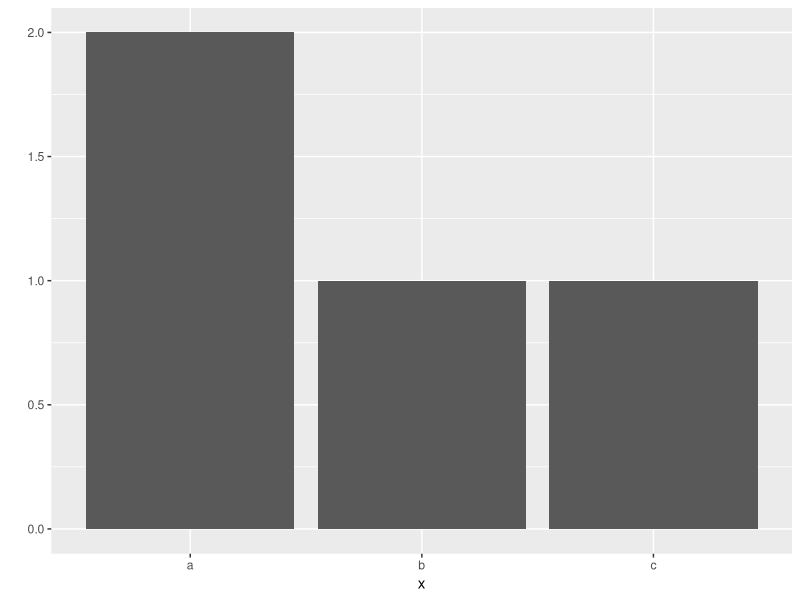
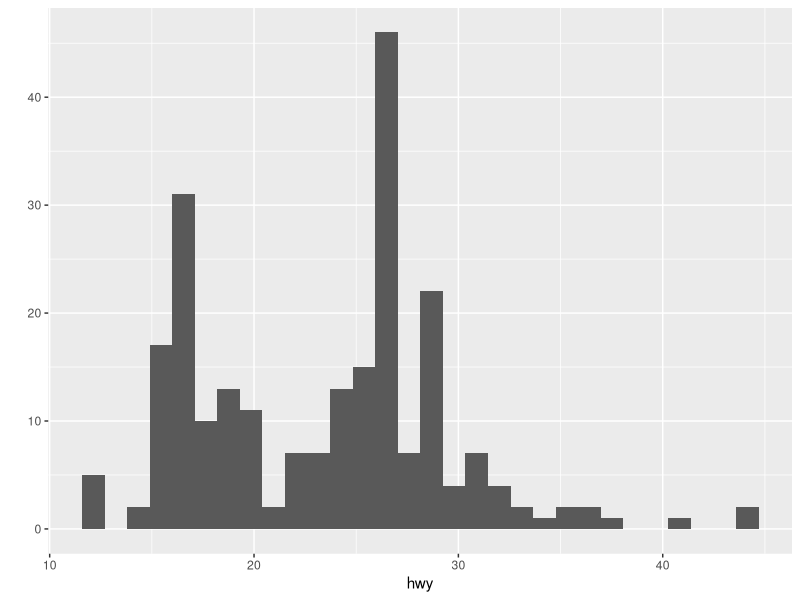
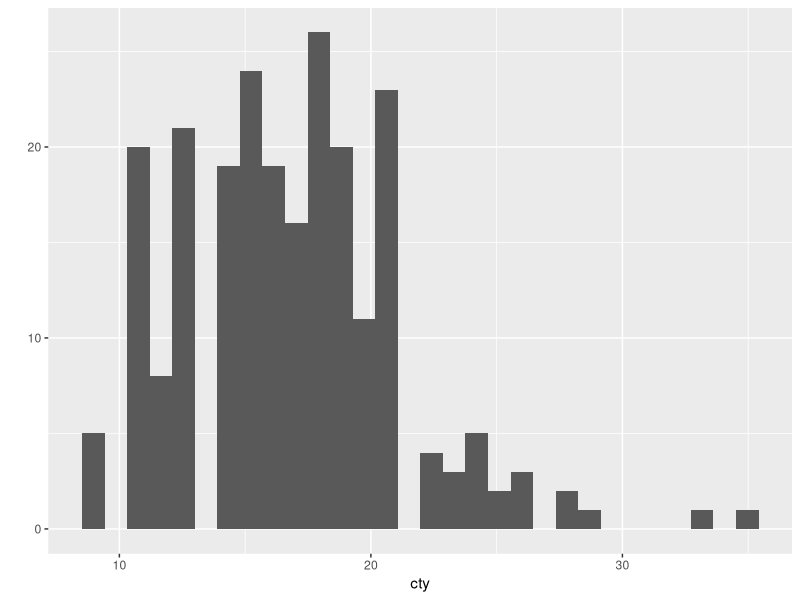
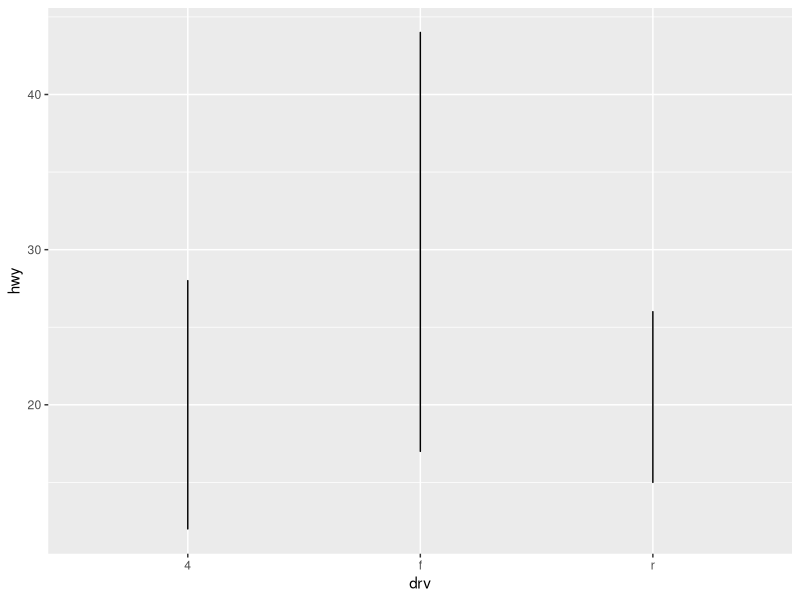
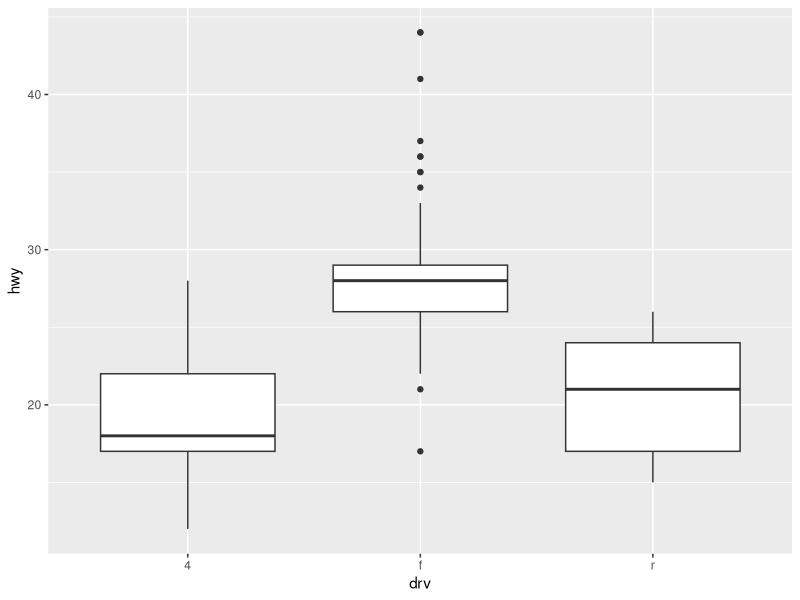
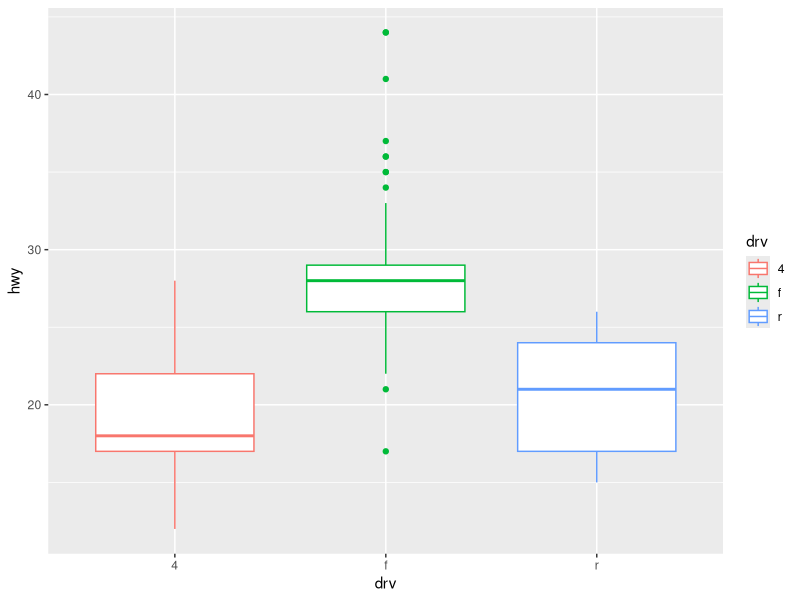

The R script that drew these images, in order:
#install.packages("ggplot2")

library(ggplot2) #패키지 목록에서 체크와 동일한 기능

x <- c("a","a","b","c")
x

qplot(x)

#미국환경보호국에서 공개한 자료로 mpg는 갤런 
#hwy는 자동차가 고속도로에서 1갤런에 몇 마일 변수
#data에 mpg, x축에 hwy 변수 지정해서 그래프로 출력
qplot(data=mpg, x=hwy)

#x축 cty
qplot(data=mpg, x=cty)

#x축 drv, y축 hwy, 선그래프 형태
qplot(data=mpg, x=drv, y=hwy, geom="line")

#x축 drv, y축 hwy, 상자 그림 형태
qplot(data=mpg, x=drv, y=hwy, geom="boxplot")

#x축 drv, y축 hwy, 상자 그림 형태, drv별 색 표현
qplot(data=mpg, x=drv, y=hwy, geom="boxplot" , colour=drv)


english <- c(90 , 80 , 60 , 70)
english

math <- c(50 , 60 , 100 , 20)
math

# 데이터 프레임에 할당
df_midterm <- data.frame(english,math)
df_midterm

class <- c(1,1,2,2)
class 
# 학생의 반을 추가
df_midterm <- data.frame(english,math,class)
df_midterm

#데이터 분석
mean(df_midterm$english) # 영어 평균
mean(df_midterm$math) # 수학 평균

